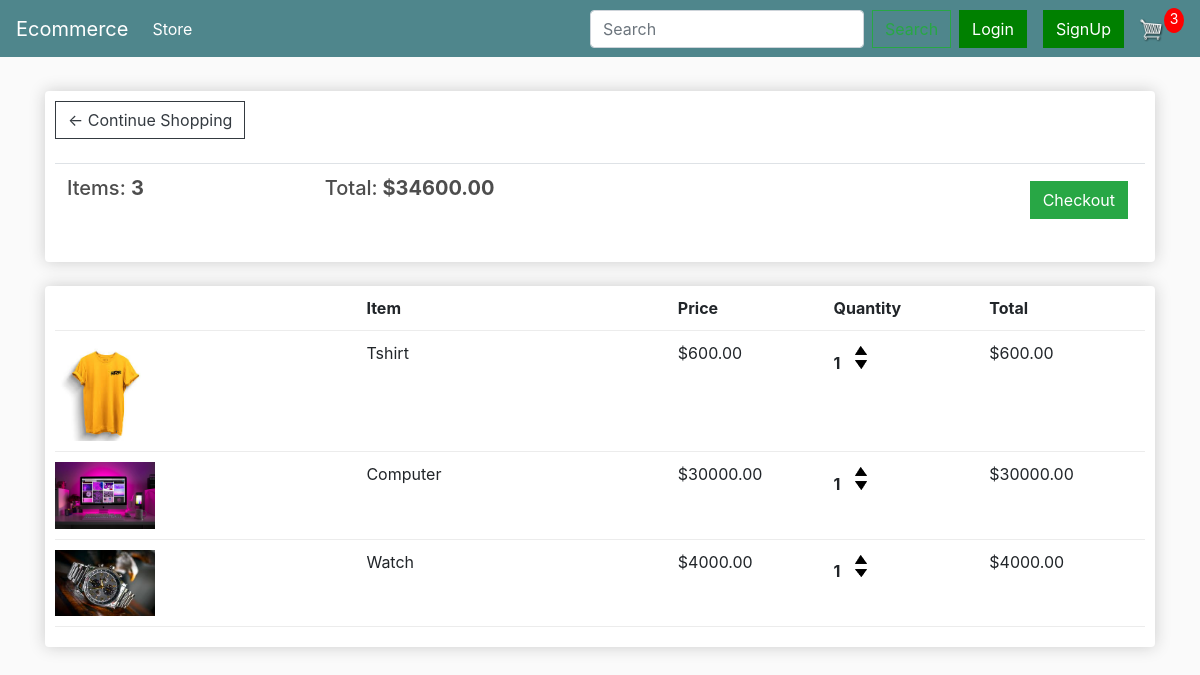
The page /cart/ (signed in) on the database as committed earlier.
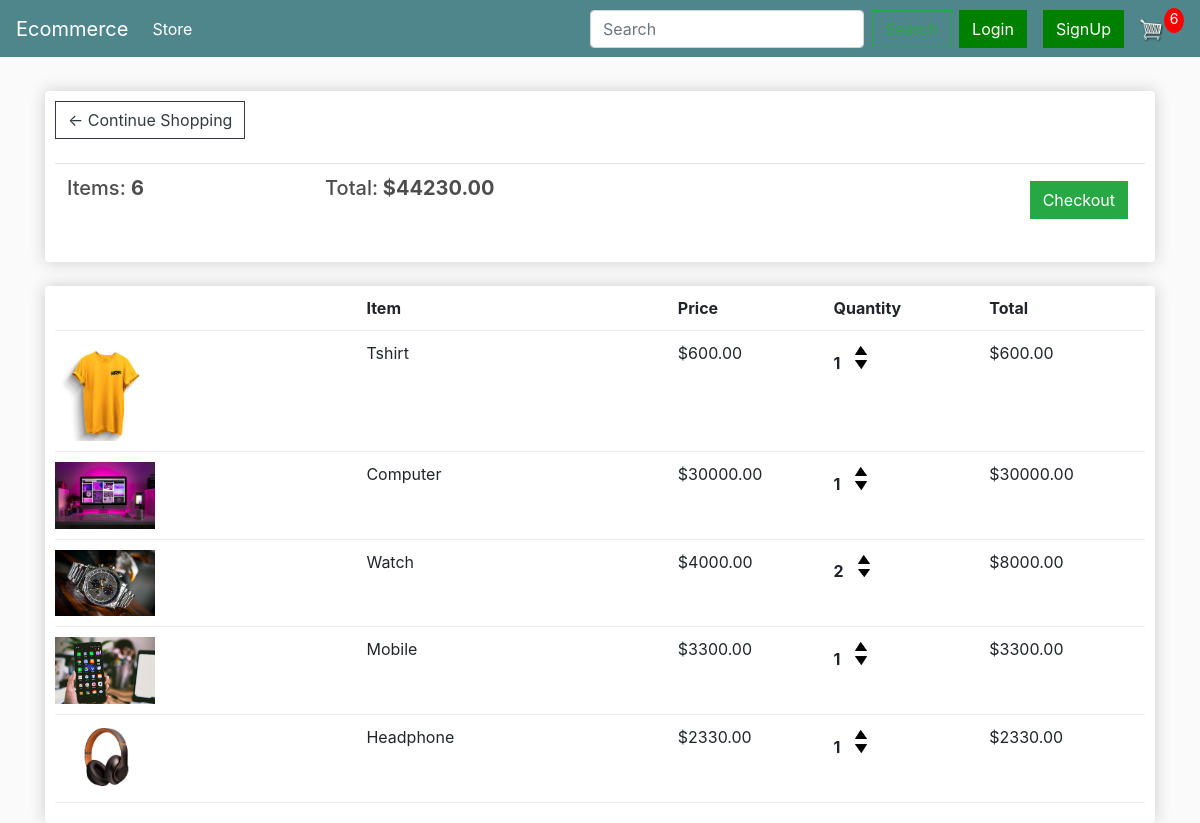
The same page on the database as committed later.
### store/models.py (models this page shows, shortened)
class Order(models.Model):
    customer = models.ForeignKey(Customer, on_delete=models.SET_NULL, blank=True, null=True)
    date_order = models.DateTimeField(auto_now_add=True)
    complete = models.BooleanField(default=False, null=True, blank=False)
    transaction_id = models.CharField(max_length=200, null=True)
    @property
    def get_cart_total(self):
        orderitems = self.orderitem_set.all()
        total = sum([item.get_total for item in orderitems])
        return total
    @property
    def get_cart_items(self):
        orderitems = self.orderitem_set.all()
        total = sum([item.quantity for item in orderitems])
        return total

class OrderItem(models.Model):
    product = models.ForeignKey(Product, on_delete=models.SET_NULL, blank=True, null=True)
    order = models.ForeignKey(Order, on_delete=models.SET_NULL, blank=True, null=True)
    quantity = models.IntegerField(default=0, null=True, blank=True)
    date_added = models.DateTimeField(auto_now_add=True)
    @property
    def get_total(self):
        if self.product and self.product.price:
            total = self.product.price * self.quantity
        else:
            total = 0
        return total

class Product(models.Model):
    name= models.CharField(max_length=200,null=True)
    price = models.DecimalField(max_digits=7, decimal_places=2)
    digital = models.BooleanField(default=False,null=True,blank=False)
    image = models.ImageField(upload_to='products/')
    description = models.TextField(null=True, blank=True)
    in_stock = models.BooleanField(default=True)  # New field to indicate stock status
    colors = models.ManyToManyField(Color, related_name='products')
    sizes = models.ManyToManyField(Size, related_name='products')
    @property
    def imageURL(self):
        try:
            url = self.image.url
        except:
            url = ''
        return url

### store/views.py (the view)
# urls.py: path('cart/', views.cart, name='cart'),
def cart(request):
        data = cartData(request)
        cartItems = data['cartItems']
        order = data['order']
        items = data['items']
        context = {'items':items, 'order':order,'cartItems':cartItems}
        return render(request, 'store/cart.html', context)

### store/utils.py (called while the page is built)
def cartData(request):
    if request.user.is_authenticated:
        customer = request.user.customer
        order, created = Order.objects.get_or_create(customer=customer, complete=False)
        items = order.orderitem_set.all()
        cartItems = order.get_cart_items
    else:
        cookieData = cookieCart(request)
        cartItems = cookieData['cartItems']
        order = cookieData['order']
        items = cookieData['items']
    context = {'items': items, 'order': order, 'cartItems': cartItems}
    return context

### store/templates/store/cart.html
{% extends 'store/main.html' %}
{% load static %}
{% block content %}
	<div class="row">
		<div class="col-lg-12">
			<div class="box-element">
				<a  class="btn btn-outline-dark" href="{% url 'store' %}">&#x2190; Continue Shopping</a>
				<br>
				<br>
				<table class="table">
					<tr>
						<th><h5>Items: <strong>{{order.get_cart_items}}</strong></h5></th>
						<th><h5>Total:<strong> ${{order.get_cart_total}}</strong></h5></th>
						<th>
							<a  style="float:right; margin:5px;" class="btn btn-success" href="{% url 'checkout' %}">Checkout</a>
						</th>
					</tr>
				</table>
			</div>
			<br>
			<div class="box-element">
				<div class="cart-row">
					<div style="flex:2"></div>
					<div style="flex:2"><strong>Item</strong></div>
					<div style="flex:1"><strong>Price</strong></div>
					<div style="flex:1"><strong>Quantity</strong></div>
					<div style="flex:1"><strong>Total</strong></div>
				</div>
				{%for item in items%}
				<div class="cart-row">
					<div style="flex:2"><img class="row-image" src="{{item.product.imageURL}}"></div>
					<div style="flex:2"><p>{{item.product.name}}</p></div>
					<div style="flex:1"><p>${{item.product.price|floatformat:2}}</p></div>
					<div style="flex:1">
						<p class="quantity">{{item.quantity}}</p>
						<div class="quantity">
							<img data-product={{item.product.id}} data-action="add" class="chg-quantity update-cart" src="{% static  'images/arrow-up.png' %}">
							<img data-product={{item.product.id}} data-action="remove" class="chg-quantity update-cart" src="{% static  'images/arrow-down.png' %}">
						</div>
					</div>
					<div style="flex:1"><p>${{item.get_total}}</p></div>
				</div>
				{% endfor %}
			</div>
		</div>
	</div>
{% endblock content %}

### store/templates/store/main.html (shortened to what this page needs)
<!DOCTYPE html>
{% load static %}
<html>
<head>
    <link rel="stylesheet" href="https://stackpath.bootstrapcdn.com/bootstrap/4.4.1/css/bootstrap.min.css">
    <link rel="stylesheet" type="text/css" href="{% static 'css/main.css' %}">
</head>
<body>
    <nav class="navbar navbar-expand-lg navbar-dark bg-dark">
        <a class="navbar-brand" href="{% url 'store' %}">Ecommerce</a>
        <div class="collapse navbar-collapse" id="navbarSupportedContent">
            <ul class="navbar-nav mr-auto">
                <li class="nav-item active">
                    <a class="nav-link" href="{% url 'store' %}">Store <span class="sr-only">(current)</span></a>
                </li>
            </ul>
            <div class="form-inline my-2 my-lg-0">
                <form class="form-inline" method="GET" action="{% url 'search_results' %}">
                    <input class="form-control mr-sm-2" type="search" placeholder="Search" aria-label="Search" name="q">
                    <button class="btn btn-outline-success my-2 my-sm-0 mr-2" type="submit">Search</button>
                </form>
                <a href="{% url 'login' %}" class="btn btn-custom mr-2">Login</a>
                <a href="{% url 'signup' %}" class="btn btn-custom ml-2">SignUp</a>
                <a href="{% url 'cart' %}">
                    <img id="cart-icon" src="{% static 'images/cart.png' %}">
                </a>
                <p id="cart-total">{{ cartItems }}</p>
            </div>
        </div>
    </nav>
    <div class="container">
        <br>
        {% block content %}
        {% endblock content %}
    </div>
</body>
</html>

### static/css/main.css (style rules this page uses)
body { background-color: hsl(0, 0%, 98%); }
h1,h2,h3,h4,h5,h6 { color:hsl(0, 0%, 30%); }
.box-element { box-shadow:hsl(0, 0%, 80%) 0 0 16px; background-color: #fff; border-radius: 4px; padding: 10px; }
.bg-dark { background-color: #4f868c!important; }
#cart-icon { width:25px; display: inline-block; margin-left: 15px; }
#cart-total { display: block; text-align: center; color:#fff; background-color: red; width: 20px; height: 25px; border-radius: 50%; font-size: 14px; }
.col-lg-4, .col-lg-6, .col-lg-8, .col-lg-12 { margin-top: 10px; }
.btn { border-radius: 0; }
.row-image { width: 100px; }
.cart-row { display: flex; align-items: flex-stretch; padding-bottom: 10px; margin-bottom: 10px; border-bottom: 1px solid #ececec; }
.quantity { display: inline-block; font-weight: 700; padding-right:10px; }
.chg-quantity { width: 12px; cursor: pointer; display: block; margin-top: 5px; transition:.1s; }

### store/templates/store/main.html (style rules this page uses)
.btn-custom { color: white; background-color: green; border-color: green; }

Rows that differ between the two databases and show on the page:
changed through a linked row, Order: get_cart_items "3" → "6"; get_cart_total "34600.00" → "44230.00"
changed OrderItem "Watch": quantity "1" → "2"; get_total "4000.00" → "8000.00"
added OrderItem: product.imageURL (picture), product.name "Mobile", product.price "3300.00", quantity "1", get_total "3300.00"
added OrderItem: product.imageURL (picture), product.name "Headphone", product.price "2330.00", quantity "1", get_total "2330.00"
Other text that changed with them:
{{ cartItems }}: "3" → "6"
